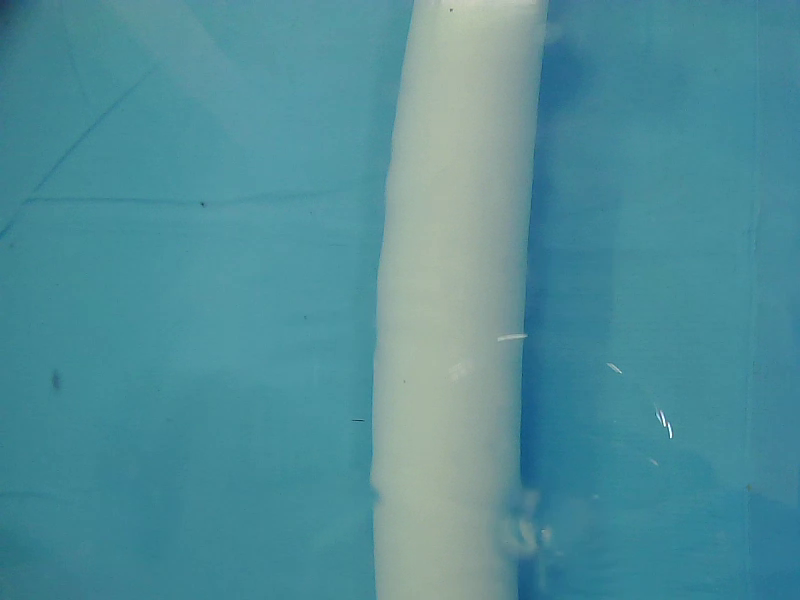
#> input picture frame 13 of Webcam/2021-04-17-015448.webm, 800 x 600 px, given in place of test1.webm, which was not available
$ python find_tube.py
#> lines starting #> are read from the running program, lines starting #| are printed output that depends on the picture; after the words box and inside, x2 and y2 are one past the last pixel; in counts of white or black regions, pixels touching at a corner belong together; pictures that were not available may be replaced by others from this repository, and a replacement may not be noted
import cv2
import numpy as np
from rich import print
#from detect import detect
import torch


def deal_pic(src):
    img_src = cv2.resize(src, (640, 640))
    ret, img_1 = cv2.threshold(img_src[:, :, 1], 150, 255, cv2.THRESH_BINARY)
    ret, img_2 = cv2.threshold(img_src[:, :, 2], 150, 255, cv2.THRESH_BINARY)
    img = cv2.bitwise_and(img_1, img_2)
    track_img = np.where(img == 255)
    return img_src, track_img, img


def find_black(img_src, top=35, left=35, width=600, height=600):
    gray_img = cv2.cvtColor(img_src, cv2.COLOR_BGR2GRAY)
    gray_img = gray_img[int(top):(int(top) + int(height)), int(left):(int(left) + int(width))]
    ret, black_img = cv2.threshold(gray_img, 35, 255, cv2.THRESH_BINARY)
    black_cord = np.where(black_img == 0)
    return gray_img, black_img, black_cord


def dl_detect(img_src, count, DL=False, dl_flag=False):
    if DL:
        # 先启动检测文件
        if count == 0:
            print(torch.cuda.is_available())
            with torch.no_grad():
                detect(img_src, 'weights/best4.pt', 640)
            count += 1
        else:
            pass
        if dl_flag:
            if count % 8 == 0:
                with torch.no_grad():
                    detect(img_src, 'weights/best4.pt', 640)
                count += 1
            else:
                count += 1
        else:
            pass
    else:
        pass


def poly_fit(track_img, img, DEBUG):
    track_x = (track_img[0]).T
    track_y = (track_img[1]).T
    img = cv2.cvtColor(img, cv2.COLOR_GRAY2BGR)
    # fit linear function according to the white region
    pre_fit = np.polyfit(img.shape[1] - track_x + 1, track_y + 1, 1)  # #col = f(#row)
    pre_val = np.polyval(pre_fit, [0, img.shape[0] - 1]).astype(int)  # #col = f(#row)
    line_center = int((pre_val[0] + pre_val[1]) / 2)
    # calculate degree error
    pre_angle = (pre_val[0] - pre_val[1]) / np.sqrt((pre_val[0] - pre_val[1]) ** 2 + img.shape[0] ** 2)
    pre_angle = np.arcsin(pre_angle)
    but_part = np.where(track_y > img.shape[0] - (img.shape[0] / 4))
    if len(track_x[but_part]) == 0:
        now_error = 0
    else:
        now_error = np.mean(track_x[but_part])
    now_error = now_error - img.shape[1] / 2
    if DEBUG:
        output_img = cv2.line(img, (line_center, img.shape[0]),
                              (line_center, 0), (0, 255, 0), 5)
        output_img = cv2.line(output_img, (pre_val[0], img.shape[0]), (pre_val[1], 0), (255, 0, 0), 5)
        output_img = cv2.putText(output_img, 'angle error:' + str(round(pre_angle, 7)),
                                 (int(img.shape[1] * 0.03), int(img.shape[0] * 0.1)),
                                 cv2.FONT_HERSHEY_DUPLEX, 1, (255, 0, 0), 2)
        output_img = cv2.putText(output_img, 'horizontal error:' + str(round(now_error, 7)),
                                 (int(img.shape[1] * 0.03), int(img.shape[0] * 0.2)),
                                 cv2.FONT_HERSHEY_DUPLEX, 1, (255, 0, 0), 2)
    else:
        output_img = None
    return line_center, pre_angle, now_error, output_img


def judge_direction(horizon_error, pre_angle):
    if pre_angle < -0.1:
        text1 = 'Turn Right:' + str(pre_angle)
    elif pre_angle > 0.1:
        text1 = 'Turn Left:' + str(pre_angle)
    else:
        text1 = 'Go forward:' + str(pre_angle)

    if horizon_error < -10:
        text2 = 'Horizon Left:' + str(horizon_error)
    elif horizon_error > 10:
        text2 = 'Horizon Right:' + str(horizon_error)
    else:
        text2 = 'Go forward:' + str(horizon_error)
    return text1, text2


def camera_control(src, count, DEBUG, DL):
    if DEBUG:
        try:
            img_src, track_img, img = deal_pic(src)
            if len(track_img[0]) == 0:
                text = 'No Tube Find!Default Right!'
                print(text)
                return 0, -1.0
            else:
                # print(track_img)
                line_center, pre_angle, now_error, output_img = poly_fit(track_img, img, DEBUG)
                center_error = line_center - 320
                text1, text2 = judge_direction(now_error, pre_angle)
                output_img = cv2.putText(output_img, text1, (int(img.shape[1] * 0.03), int(img.shape[0] * 0.3)),
                                         cv2.FONT_HERSHEY_DUPLEX, 1, (0, 0, 255), 2)
                output_img = cv2.putText(output_img, text2, (int(img.shape[1] * 0.03), int(img.shape[0] * 0.4)),
                                         cv2.FONT_HERSHEY_DUPLEX, 1, (0, 0, 255), 2)
                cv2.namedWindow('output', 0)
                cv2.moveWindow('output', 30, 10)
                cv2.imshow('output', output_img)
                cv2.waitKey(1)
                cv2.namedWindow('img', 0)
                cv2.moveWindow('img', 650, 10)
                cv2.imshow('img', img_src)
                cv2.waitKey(1)
                ###########形状识别主程序###############
                gray_img, black_img, black_cord = find_black(img_src, top=35, left=35, width=600, height=600)
                # print(black_cord)
                if len(black_cord[0]) > 5000:
                    text3 = 'Find Black!'
                    dl_flag = True
                else:
                    text3 = 'No Black!'
                    dl_flag = False
                black_img = cv2.cvtColor(black_img, cv2.COLOR_GRAY2BGR)
                black_img = cv2.putText(black_img, text3,
                                        (int(black_img.shape[1] * 0.03), int(black_img.shape[0] * 0.1)),
                                        cv2.FONT_HERSHEY_DUPLEX, 1, (0, 0, 255), 2)
                cv2.imshow('find_black', black_img)
                cv2.moveWindow('find_black', 1300, 10)
                cv2.waitKey(1)
                dl_detect(img_src, count, DL, dl_flag)
                return now_error, pre_angle
        except:
            return 0, -1.0
    else:
        img_src, track_img, img = deal_pic(src)
        if len(track_img[0]) == 0:
            print('No Tube Find!Default Right!')
            return 0, -1.0
        else:
            # print(track_img)
            line_center, pre_angle, now_error, output_img = poly_fit(track_img, img, DEBUG)
            center_error = line_center - 320
            ###########形状识别主程序###############
            gray_img, black_img, black_cord = find_black(img_src, top=35, left=35, width=600, height=600)
            # print(black_cord)
            if len(black_cord[0]) > 5000:
                text3 = 'Find Black!'
                dl_flag = True
            else:
                text3 = 'No Black!'
                dl_flag = False
            dl_detect(img_src, count, DL, dl_flag)
            return now_error, pre_angle


cap = cv2.VideoCapture("under_test/test1.webm")
count = -1
while cap.isOpened():
    count += 1
    ret, frame = cap.read()
#> frame is the input picture: shape (600, 800, 3); mean B, G, R 152.8, 142.2, 80.5
    if frame is not None:
        camera_control(frame, count, DEBUG=False, DL=False)
#> in deal_pic, `img_src = cv2.resize(src, (640, 640))`:
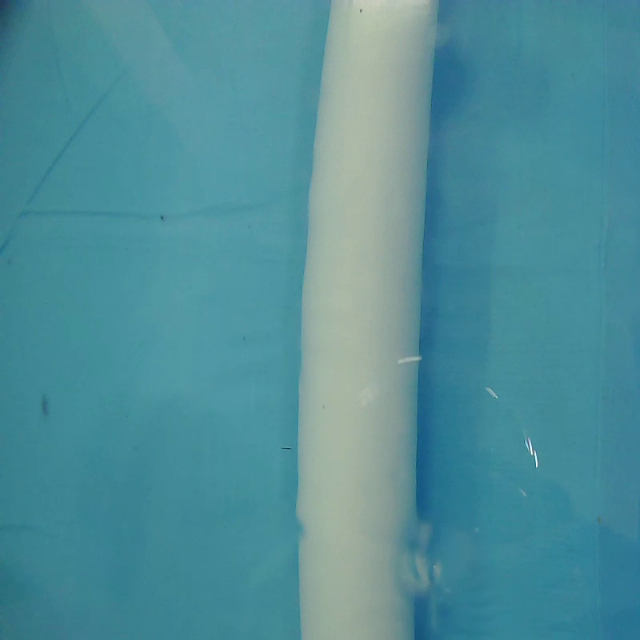
#> img_src: shape (640, 640, 3); mean B, G, R 152.7, 142.1, 80.4
#> in deal_pic, `ret, img_1 = cv2.threshold(img_src[:, :, 1], 150, 255, cv2.THRESH_BINA..`:
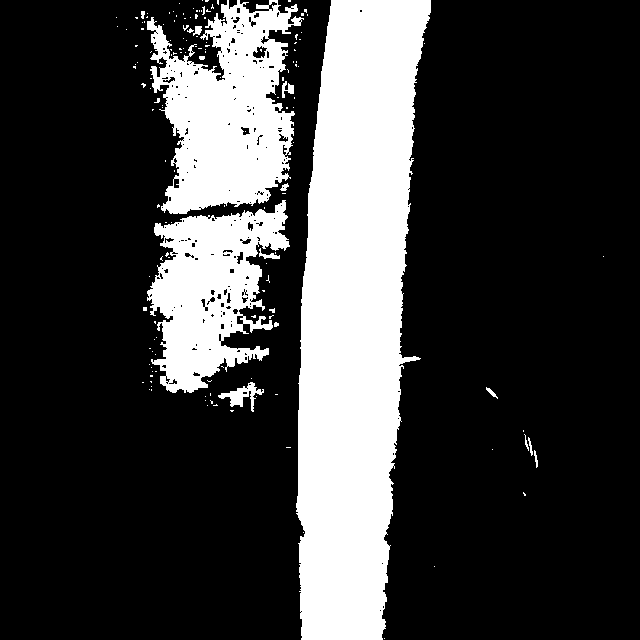
#> img_1: shape (640, 640); 24.1% white; 156 white regions (141 under 20 px), largest, box (x1, y1, x2, y2) and area: (296, 0, 431, 640) 61583, (147, 0, 304, 214) 20167, (147, 200, 290, 393) 15398
#> in deal_pic, `ret, img_2 = cv2.threshold(img_src[:, :, 2], 150, 255, cv2.THRESH_BINA..`:
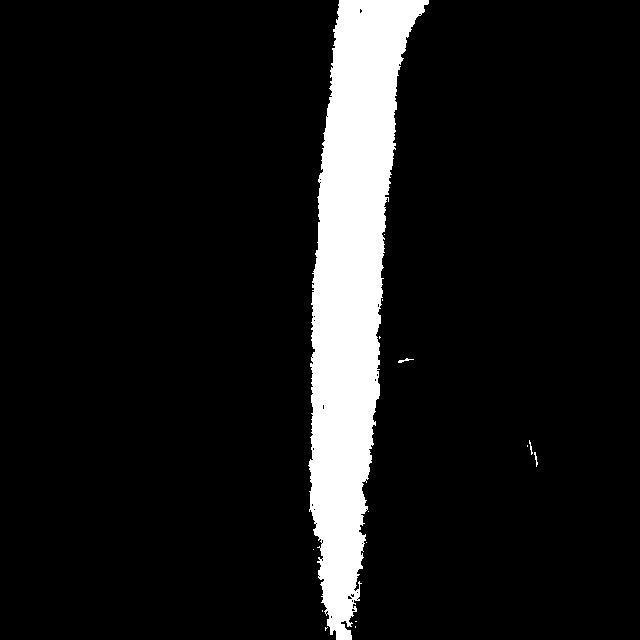
#> img_2: shape (640, 640); 9.6% white; 15 white regions (11 under 20 px), largest, box (x1, y1, x2, y2) and area: (308, 0, 429, 640) 39041, (398, 358, 414, 363) 31, (534, 452, 538, 467) 25, (529, 440, 533, 455) 23
#> in deal_pic, `track_img = np.where(img == 255)`: track_img = 39144 positions, rows 0 to 639, columns 308 to 537
#> in poly_fit, `pre_fit = np.polyfit(img.shape[1] - track_x + 1, track_y + 1, 1)`: pre_fit = [0.0601, 331.1]
#> in poly_fit, `pre_val = np.polyval(pre_fit, [0, img.shape[0] - 1]).astype(int)`: pre_val = [331, 369]
#> in poly_fit, `line_center = int((pre_val[0] + pre_val[1]) / 2)`: line_center = 350
#> in poly_fit, `pre_angle = (pre_val[0] - pre_val[1]) / np.sqrt((pre_val[0] - pre_val[..`: pre_angle = -0.0593
#> in poly_fit, `now_error = np.mean(track_x[but_part])`: now_error = 452.8
#> in poly_fit, `now_error = now_error - img.shape[1] / 2`: now_error = 132.8
#> in camera_control, `line_center, pre_angle, now_error, output_img = poly_fit(track_img, im..`: line_center = 350; pre_angle = -0.0593; now_error = 132.8
#> in camera_control, `center_error = line_center - 320`: center_error = 30
#> in find_black, `gray_img = cv2.cvtColor(img_src, cv2.COLOR_BGR2GRAY)`:
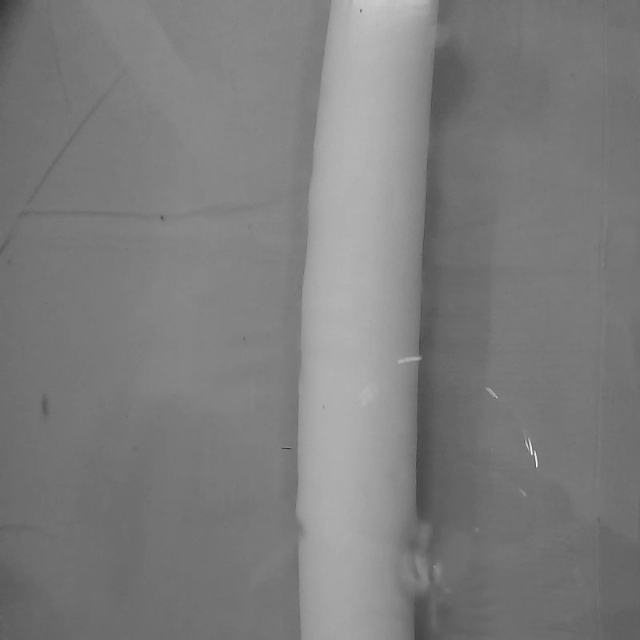
#> gray_img: shape (640, 640); min 44, max 248, mean 124.8
#> in find_black, `gray_img = gray_img[int(top):(int(top) + int(height)), int(left):(int(..`:
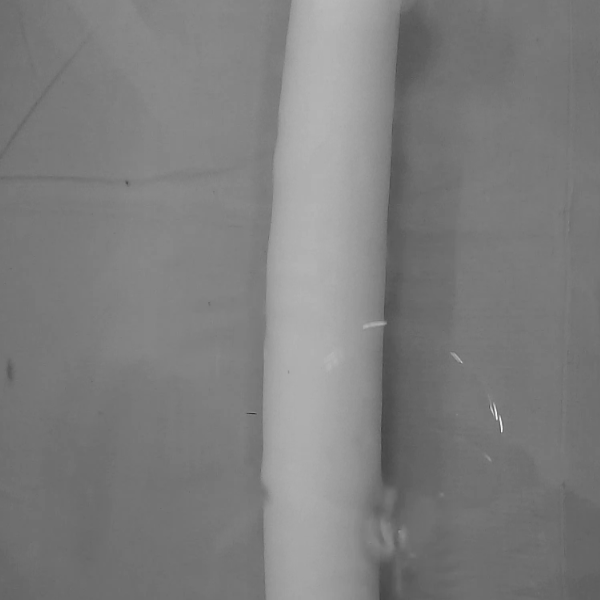
#> gray_img: shape (600, 600); min 44, max 248, mean 125.7
#> in find_black, `ret, black_img = cv2.threshold(gray_img, 35, 255, cv2.THRESH_BINARY)`: black_img: shape (600, 600); every value is 255
#> in find_black, `black_cord = np.where(black_img == 0)`: black_cord = (empty array, empty array)
    else:
        exit(0)

$ run again, starting later in the video
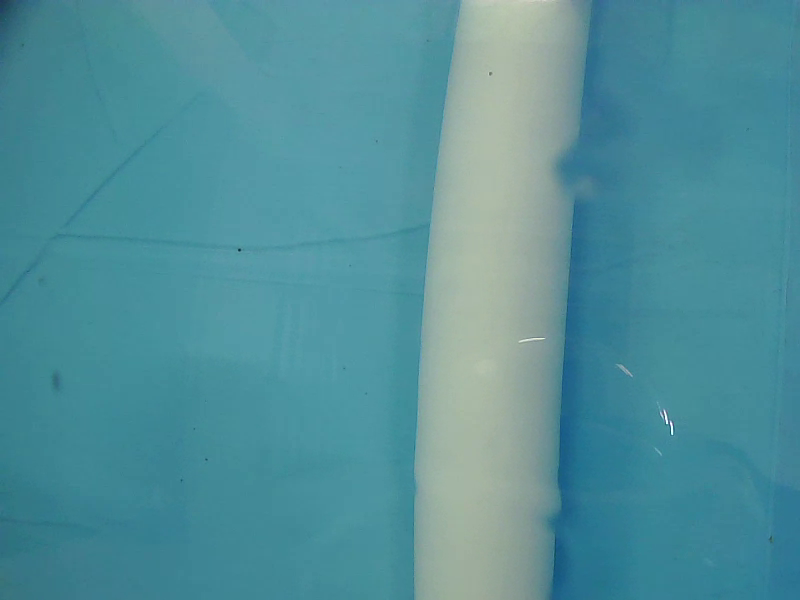
#> input picture frame 58 of Webcam/2021-04-17-015448.webm, 800 x 600 px, given in place of test1.webm, which was not available
#> frame is the input picture: shape (600, 800, 3); mean B, G, R 153.9, 143.7, 81.8
#> in deal_pic, `ret, img_1 = cv2.threshold(img_src[:, :, 1], 150, 255, cv2.THRESH_BINA..`:
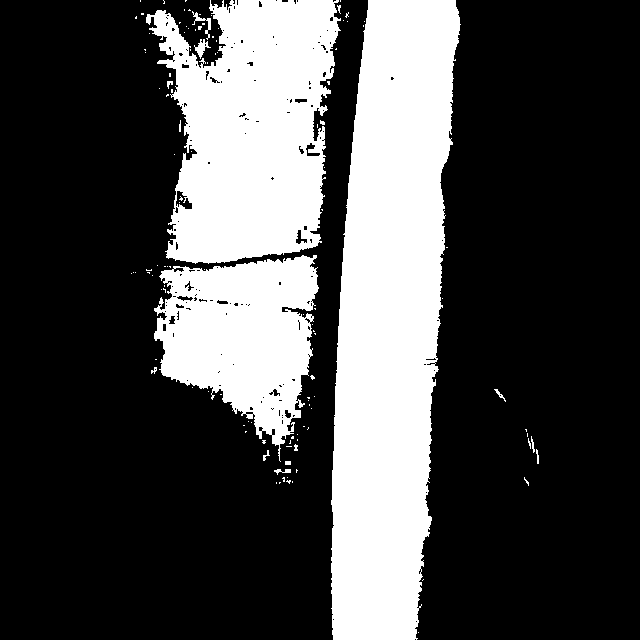
#> img_1: shape (640, 640); 28.9% white; 118 white regions (103 under 20 px), largest, box (x1, y1, x2, y2) and area: (331, 0, 461, 640) 61087, (146, 0, 341, 264) 35982, (154, 255, 319, 462) 20547
#> img_2: shape (640, 640); 10.2% white; 19 white regions (17 under 20 px), largest, box (x1, y1, x2, y2) and area: (342, 0, 449, 640) 41543, (531, 437, 534, 452) 22
#> in deal_pic, `track_img = np.where(img == 255)`: track_img = 41622 positions, rows 0 to 639, columns 342 to 537
#> pre_fit = [0.0631, 366.7]
#> pre_val = [366, 407]
#> in poly_fit, `line_center = int((pre_val[0] + pre_val[1]) / 2)`: line_center = 386
#> in poly_fit, `pre_angle = (pre_val[0] - pre_val[1]) / np.sqrt((pre_val[0] - pre_val[..`: pre_angle = -0.0639
#> in poly_fit, `pre_angle = np.arcsin(pre_angle)`: pre_angle = -0.064
#> in poly_fit, `now_error = np.mean(track_x[but_part])`: now_error = 448.1
#> in poly_fit, `now_error = now_error - img.shape[1] / 2`: now_error = 128.1
#> in camera_control, `line_center, pre_angle, now_error, output_img = poly_fit(track_img, im..`: line_center = 386; pre_angle = -0.064; now_error = 128.1
#> center_error = 66
#> in find_black, `gray_img = gray_img[int(top):(int(top) + int(height)), int(left):(int(..`:
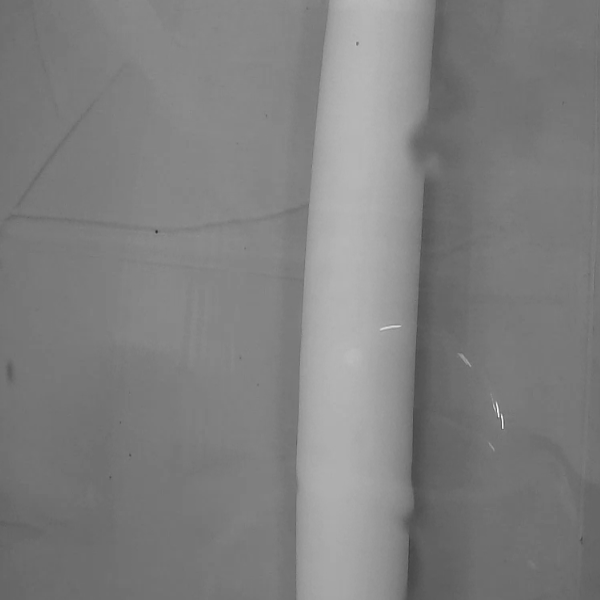
#> gray_img: shape (600, 600); min 41, max 248, mean 127.3
#> black_img: shape (600, 600); every value is 255
#> in find_black, `black_cord = np.where(black_img == 0)`: black_cord = (empty array, empty array)
